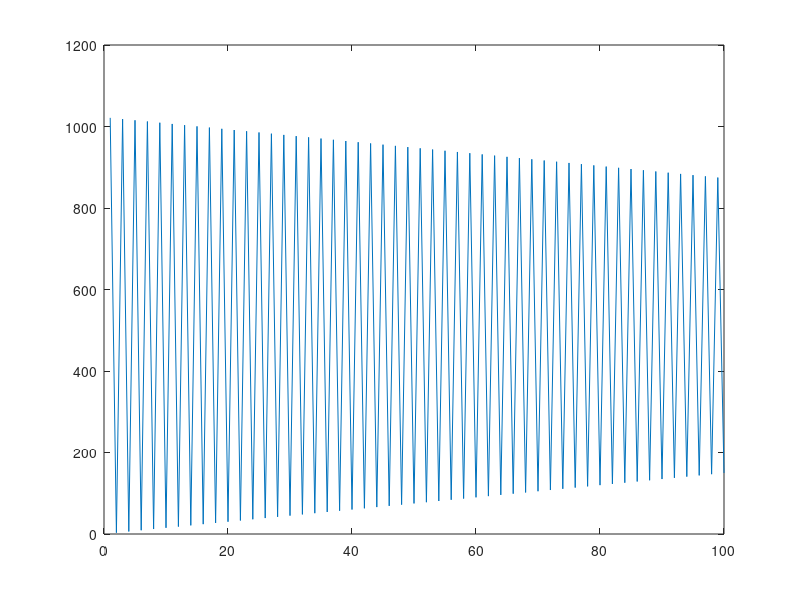

Here is the MATLAB script that generated this plot:
function Y = MyDCRemoveIIR()
%UNTITLED Summary of this function goes here
%   Detailed explanation goes here
%    b=[0.99843166591671906,-0.99843166591671906,0];
%    a=[1,-0.996863331833438,0];
%			K1=0.99843166591671906, K2=0.996863331833438
%			K1=4089=0xFF9
%			K2=4083=0xFF3
%		Note: Negative of K2 and subtraction on input will make a positive operator or Sum!...
%						x(n)»-- X K1 --»(+)-------mid1----->(+)--» Y
%										(-)			¦	   (-)
%										 ^		  mid2	    ^
%										 ¦			¦	    ¦
%										 +-«---K2---X---»---+
close all;
% clear all;
format long;
format compact;
clc;
% b=[0.99843166591671906,-0.99843166591671906,0];
% a=[1,-0.996863331833438,0];
K1=0.99843166591671906;
K2=0.996863331833438;
NB=12;
K1=fix(K1*2^NB);%4089=0xFF9
K2=fix(K2*2^NB);%4083;%%%=0xFF3
ArrLen = 1e2;
Y=zeros(1,ArrLen);
mid2=0;
t=1:ArrLen;
X=1023;%% full unsigned value of 10-bit ADC
length(t)
LargeAbsmid1=0;
% NegLargemid1=0;
LargeAbsmid2=0;
% NegLargemid2 = 0;
for i=1:ArrLen
mid1 = fix(fix(X*K1) - fix(K2*mid2));
if LargeAbsmid1<abs(mid1)
    LargeAbsmid1 = abs(mid1);
    % if mid1<0
    %     NegLargemid1 = 1;
    % else
    %     NegLargemid1 = 0;
    % end
end
Y(i) = fix(mid1 - mid2)/2^NB;
mid2 = fix(mid1/2^NB);
if LargeAbsmid2 < abs(mid2)
    LargeAbsmid2 = abs(mid2);
    % if mid2<0
    %     NegLargemid2 = 1;
    % else
    %     NegLargemid2 = 0;
    % end
end
    
end
plot(Y);
% LargeAbsmid1;
% NegLargemid1;
fprintf('\n we need %d bits for this variable\n',ceil(log10(LargeAbsmid1)/log10(2)));
% LargeAbsmid2;
fprintf('\n we need %d bits for this variable\n',ceil(log10(LargeAbsmid2)/log10(2)));
% NegLargemid2;

% figure;
% [h,t]=stepz(b,a);
% plot(t,h, 'r');

end

